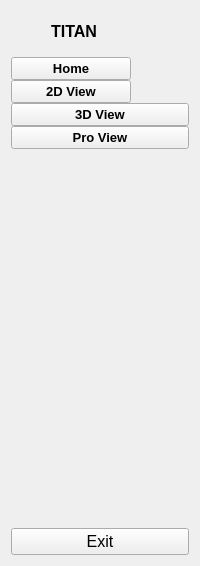
     <widget class="QWidget" name="full_menu_widget" native="true">
      <layout class="QVBoxLayout" name="verticalLayout_4">
       <item>
        <layout class="QHBoxLayout" name="horizontalLayout_2">
         <property name="spacing">
          <number>0</number>
         </property>
         <item>
          <widget class="QLabel" name="logo_label_2">
           <property name="minimumSize">
            <size>
             <width>40</width>
             <height>40</height>
            </size>
           </property>
           <property name="maximumSize">
            <size>
             <width>40</width>
             <height>40</height>
            </size>
           </property>
           <property name="text">
            <string/>
           </property>
           <property name="pixmap">
            <pixmap resource="resource.qrc">:/icon/icon/thunderstorm.png</pixmap>
           </property>
           <property name="scaledContents">
            <bool>true</bool>
           </property>
           <property name="alignment">
            <set>Qt::AlignCenter</set>
           </property>
          </widget>
         </item>
         <item alignment="Qt::AlignLeft">
          <widget class="QLabel" name="logo_label_3">
           <property name="font">
            <font>
             <family>Arial</family>
             <pointsize>12</pointsize>
             <weight>75</weight>
             <bold>true</bold>
            </font>
           </property>
           <property name="text">
            <string>TITAN</string>
           </property>
           <property name="alignment">
            <set>Qt::AlignCenter</set>
           </property>
          </widget>
         </item>
        </layout>
       </item>
       <item>
        <layout class="QVBoxLayout" name="verticalLayout_2">
         <property name="spacing">
          <number>0</number>
         </property>
         <item alignment="Qt::AlignLeft|Qt::AlignVCenter">
          <widget class="QPushButton" name="home_btn_2">
           <property name="sizePolicy">
            <sizepolicy hsizetype="Minimum" vsizetype="Preferred">
             <horstretch>0</horstretch>
             <verstretch>0</verstretch>
            </sizepolicy>
           </property>
           <property name="minimumSize">
            <size>
             <width>120</width>
             <height>0</height>
            </size>
           </property>
           <property name="font">
            <font>
             <family>Arial</family>
             <pointsize>10</pointsize>
             <weight>75</weight>
             <bold>true</bold>
            </font>
           </property>
           <property name="layoutDirection">
            <enum>Qt::LeftToRight</enum>
           </property>
           <property name="text">
            <string>Home</string>
           </property>
           <property name="icon">
            <iconset resource="resource.qrc">
             <normaloff>:/icon/icon/home_color.ico</normaloff>:/icon/icon/home_color.ico</iconset>
           </property>
           <property name="iconSize">
            <size>
             <width>25</width>
             <height>25</height>
            </size>
           </property>
           <property name="checkable">
            <bool>true</bool>
           </property>
           <property name="autoExclusive">
            <bool>true</bool>
           </property>
           <property name="autoDefault">
            <bool>false</bool>
           </property>
           <property name="default">
            <bool>false</bool>
           </property>
           <property name="flat">
            <bool>false</bool>
           </property>
          </widget>
         </item>
         <item alignment="Qt::AlignLeft">
          <widget class="QPushButton" name="view2d_2">
           <property name="sizePolicy">
            <sizepolicy hsizetype="Minimum" vsizetype="Preferred">
             <horstretch>0</horstretch>
             <verstretch>0</verstretch>
            </sizepolicy>
           </property>
           <property name="minimumSize">
            <size>
             <width>120</width>
             <height>0</height>
            </size>
           </property>
           <property name="font">
            <font>
             <family>Arial</family>
             <pointsize>10</pointsize>
             <weight>75</weight>
             <bold>true</bold>
            </font>
           </property>
           <property name="text">
            <string>2D View</string>
           </property>
           <property name="icon">
            <iconset resource="resource.qrc">
             <normaloff>:/icon/icon/2d_color.ico</normaloff>:/icon/icon/2d_color.ico</iconset>
           </property>
           <property name="iconSize">
            <size>
             <width>25</width>
             <height>25</height>
            </size>
           </property>
           <property name="checkable">
            <bool>true</bool>
           </property>
           <property name="autoExclusive">
            <bool>true</bool>
           </property>
          </widget>
         </item>
         <item>
          <widget class="QPushButton" name="view3d_2">
           <property name="sizePolicy">
            <sizepolicy hsizetype="Minimum" vsizetype="Preferred">
             <horstretch>0</horstretch>
             <verstretch>0</verstretch>
            </sizepolicy>
           </property>
           <property name="minimumSize">
            <size>
             <width>120</width>
             <height>0</height>
            </size>
           </property>
           <property name="font">
            <font>
             <family>Arial</family>
             <pointsize>10</pointsize>
             <weight>75</weight>
             <bold>true</bold>
            </font>
           </property>
           <property name="text">
            <string>3D View</string>
           </property>
           <property name="icon">
            <iconset resource="resource.qrc">
             <normaloff>:/icon/icon/3d-cube.ico</normaloff>:/icon/icon/3d-cube.ico</iconset>
           </property>
           <property name="iconSize">
            <size>
             <width>25</width>
             <height>25</height>
            </size>
           </property>
           <property name="checkable">
            <bool>true</bool>
           </property>
           <property name="autoExclusive">
            <bool>true</bool>
           </property>
          </widget>
         </item>
         <item>
          <widget class="QPushButton" name="other_2">
           <property name="sizePolicy">
            <sizepolicy hsizetype="Minimum" vsizetype="Preferred">
             <horstretch>0</horstretch>
             <verstretch>0</verstretch>
            </sizepolicy>
           </property>
           <property name="minimumSize">
            <size>
             <width>120</width>
             <height>0</height>
            </size>
           </property>
           <property name="font">
            <font>
             <family>Arial</family>
             <pointsize>10</pointsize>
             <weight>75</weight>
             <bold>true</bold>
            </font>
           </property>
           <property name="text">
            <string>Pro View</string>
           </property>
           <property name="icon">
            <iconset>
             <normaloff>icon/eye.ico</normaloff>icon/eye.ico</iconset>
           </property>
           <property name="iconSize">
            <size>
             <width>25</width>
             <height>25</height>
            </size>
           </property>
           <property name="checkable">
            <bool>true</bool>
           </property>
           <property name="autoExclusive">
            <bool>true</bool>
           </property>
          </widget>
         </item>
        </layout>
       </item>
       <item>
        <spacer name="verticalSpacer_2">
         <property name="orientation">
          <enum>Qt::Vertical</enum>
         </property>
         <property name="sizeHint" stdset="0">
          <size>
           <width>20</width>
           <height>373</height>
          </size>
         </property>
        </spacer>
       </item>
       <item>
        <widget class="QPushButton" name="exit_btn_2">
         <property name="font">
          <font>
           <pointsize>12</pointsize>
          </font>
         </property>
         <property name="text">
          <string>Exit</string>
         </property>
         <property name="icon">
          <iconset resource="resource.qrc">
           <normaloff>:/icon/icon/switch.ico</normaloff>:/icon/icon/switch.ico</iconset>
         </property>
         <property name="iconSize">
          <size>
           <width>25</width>
           <height>25</height>
          </size>
         </property>
        </widget>
       </item>
      </layout>
     </widget>
